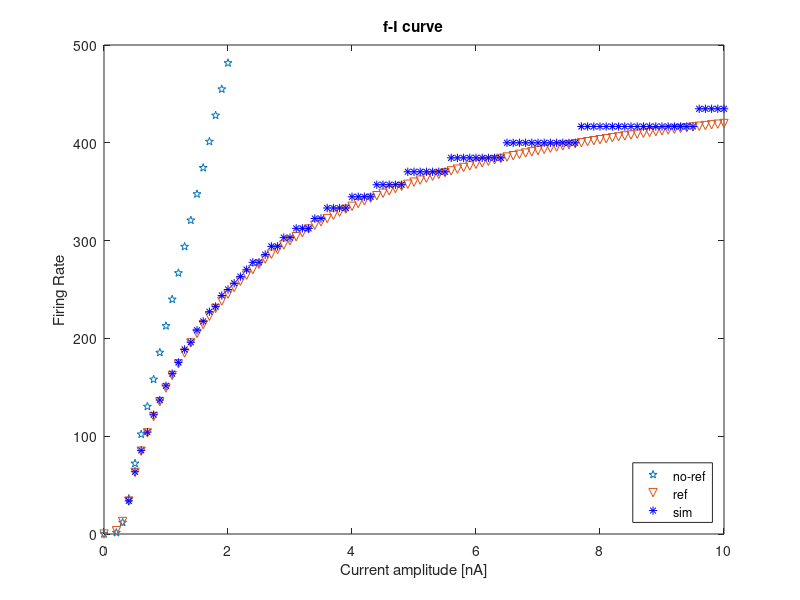

This chart was generated by the following MATLAB code:
%{
   Leaky Integrate and Fire model

   This script compute the F-I curve of LIF model.
   For the basic knowledge of integrate and
   fire neuron model, check Gerstner's website, chapter 1.1.

   
   The numerical method used is Euler method. Small step (dt) is required to 
   generate accurate firing rate.

   Analytical solution of refrectory perioded and non-refr-perioded neuron model
   are plotted as blue and red respectively.
   
   This script is a modification of Mohammad's code.

   Last modifed : P.S.Huang Nov30 2015

%}
tic
clear

Cm = 250e-12;   % membrane capacitance
tau = 10e-3;
tau_R = 2e-3;
R = tau/Cm;
% gL = 30e-9;     % leak conductance
EL = -70e-3;    % leak reversal
Vt = -55e-3;  % threshold potential
% Vp = 20e-3;     % peak potential
Vr = EL;        % reset potential
% Dt = 2e-3;      % rise slope factor
% a = 4e-9;       % 'sub-threshold' adaptation conductance
% b = 0.0805e-9;  % 'sra' current increment
% taum = Cm/gL;   % membrane time constant
% tauw = 0.144;   % adaptation time constant (~Ca-activated K current inactivation)

dt = 1e-4;     % time step
tmax = 1;        % simulation time
t = dt:dt:tmax;   % time step vector

Re_t = round(tau_R/dt);

I = zeros(1,length(t));                      % applied current vector
% I0 = 1e-9;                                % applied current
Isigma = 0*0.005;                            % noise fraction of above
% istart = round(0.1*tmax/dt);                 % time to start current pulse
% iend = length(t)-istart;                     % time to end

Imax = 10;  %  nA
Imin =  0.0;
Istep = 0.1;
M = Imin:Istep:Imax;                           
I_e = 1e-9;  
I_f = M*I_e;
I0 = .5e-9;                                % applied current
I2 = .4e-9;
I1 = 0;

istart = floor(0.2*length(t))+1;
iend = floor(0.8*length(t));
TimeWindow = iend - istart;

FR = zeros(1,length(M));


% simulate

% w = zeros(1,length(t));             % adaptaion variable (~Ca-K current) 
spikeNum  = zeros(1,length(M));
for j = 1:length(M)
    FN = zeros(1,length(t));
    I(istart:iend) = I_f(j);                % initialise current pulse
    v = EL*ones(1,length(t));   % membrane potential vector
    counter = 0;
    
    for i = Re_t:length(t)
        
        if sum(FN(1,i-Re_t+1:i)) == 0
            
            v(i) = v(i-1) + (dt/tau)*(-v(i-1) + R*I(i-1) + EL);
            
            if  v(i) >= Vt
                counter = counter + 1 ;
                spikes(counter) = i*dt;
                spikeNum(j)= spikeNum(j)+ 1;
                FN(1,i) = 1;
                v(i) = Vr;                              % reset/update v and w   
                    
                
                if counter ==1 
                    ISI(j) =spikes(counter);
                else
                    ISI(j) = spikes(counter)-spikes(counter-1);
                end
            end
         else
            v(i) = Vr;
         end
    end
 FR(1,j) = (sum(FN(1,istart:iend)))/(TimeWindow*dt);

end

% plot dynamics
%%
% figure(1)
% subplot(6,1,1:3)
% plot(t,v*1e3,'LineWidth',2)
% title('AdEx LIF neuron')
% ylabel('v (mV)')
% axis([0 tmax -75 -50])
% subplot(6,1,4:5)
% plot(t,w*1e9,'LineWidth',2,'color','r')
% ylabel('w (nA)')
% axis([0 tmax min(w)*1e9-0.02 max(w)*1e9+0.02])
% subplot(6,1,6)
% plot(t,I*1e9,'LineWidth',2,'color','b')
% xlabel('t (s)'); ylabel('I (nA)')
% axis([0 tmax min(I)*1e9-0.2 max(I)*1e9+0.2])
%%

close all

% figure(1)
% subplot(6,1,1:5)
% plot(t,v*1e3,'LineWidth',2)
% title('LIF neuron')
% ylabel('v (mV)')
% axis([0 tmax -75 -50])
% % subplot(6,1,4:5)
% % plot(t,w*1e9,'LineWidth',2,'color','r')
% % ylabel('w (nA)')
% % axis([0 tmax min(w)*1e9-0.02 max(w)*1e9+0.02])
% subplot(6,1,6)
% plot(t,I*1e9,'LineWidth',2,'color','r')
% xlabel('t (s)'); ylabel('I (nA)')
% axis([0 tmax min(I)*1e9-0.2 max(I)*1e9+0.2])
% 
% 



figure(2)
y1 = (tau*log(   (I_f * R)./(R*I_f-(Vt-Vr))  )).^-1; % Hz 
plot(I_f*1e9,y1 ,'p')


hold on

y1 = ( tau_R + tau*log(   (I_f * R)./(R*I_f-(Vt-Vr))  )).^-1; % Hz 
plot(I_f*1e9,y1 ,'v' )


%plot(I_f*1e9,FR,'LineWidth',1.7) % less accurate

plot(I_f*1e9, 1./ISI ,'b*'); %use the last non-zero
ylim([0, 1/tau_R])
ylabel('Firing Rate')
xlabel('Current amplitude [nA]')
title('f-I curve')
legend('no-ref','ref','sim','Location','southeast')

      
toc;